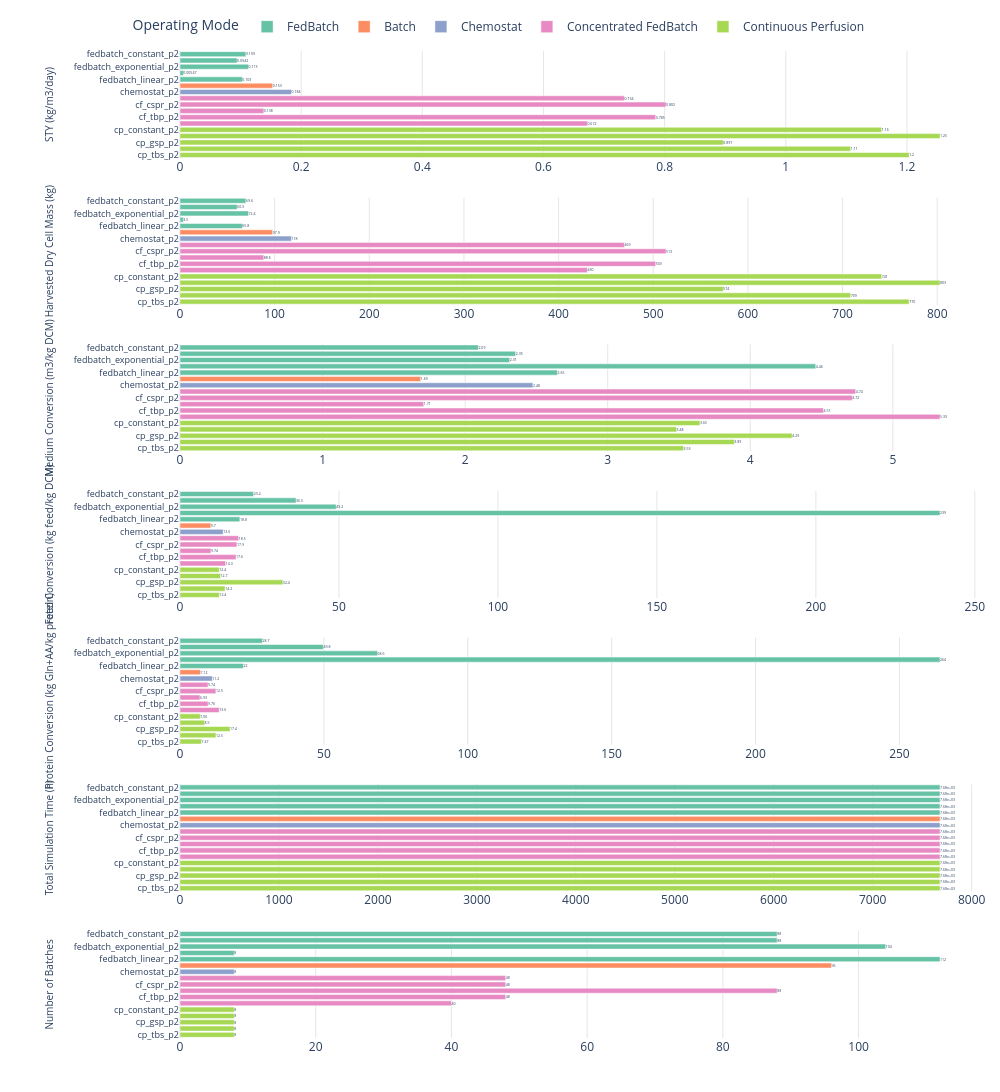

The cell this chart's notebook holds for it:
### Markdown cell above
### 4.2 Horizontal KPI bar charts

### Code cell
# Alternative horizontal orientation for better label readability (if labels are long)
import plotly.graph_objects as go
from plotly.subplots import make_subplots

if "plot_cols" not in globals() or not plot_cols:
    raise ValueError("No KPI columns available to plot.")

n_plots = len(plot_cols)
fig = make_subplots(
    rows=n_plots,
    cols=1,
    shared_xaxes=False,
    shared_yaxes=False,
    vertical_spacing=0.04,
)

for row, col in enumerate(plot_cols, start=1):
    for mode in mode_order:
        sub = plot_data_ordered.loc[plot_data_ordered["mode"] == mode, ["short_label", col]].copy()
        sub[col] = sub[col].astype(float)

        fig.add_trace(
            go.Bar(
                x=sub[col],
                y=sub["short_label"],
                orientation="h",
                name=mode,
                marker_color=mode_colors[mode],
                text=[f"{v:.3g}" for v in sub[col]],
                textposition="outside",
                cliponaxis=False,
                showlegend=(row == 1),
                hovertemplate=(
                    "<b>%{y}</b><br>"
                    + f"{KPI_LABELS_MAIN[col]}: "
                    + "%{x:.4g}<br>"
                    + f"Mode: {mode}<extra></extra>"
                ),
            ),
            row=row,
            col=1,
        )

    fig.update_xaxes(
        title_text="",
        row=row,
        col=1,
        showgrid=True,
        gridcolor="rgba(0,0,0,0.10)",
    )
    fig.update_yaxes(
        title_text=KPI_LABELS_MAIN[col],
        title_standoff=18,
        row=row,
        col=1,
        categoryorder="array",
        categoryarray=category_order_horizontal,
        automargin=True,
        tickfont=dict(size=9),
        title_font=dict(size=10),
    )

fig.update_layout(
    height=max(480, 200 * n_plots + 20 * len(plot_data_ordered)),
    width=1000,
    bargap=0.2,
    legend_title_text="Operating Mode",
    legend=dict(
        orientation="h",
        yanchor="bottom",
        y=1.01,
        xanchor="center",
        x=0.4,
    ),
    margin=dict(l=180, r=20, t=20, b=20),
    template="plotly_white",
)

fig.show()

### Figure 1 — Plotly figure (JSON) as saved in the notebook; plotly's stock layout.template omitted (floating-point values rounded to 4 significant figures)
{"data": [{"cliponaxis": false, "hovertemplate": "<b>%{y}</b><br>STY (kg/m3/day): %{x:.4g}<br>Mode: FedBatch<extra></extra>", "marker": {"color": "rgb(102,194,165)"}, "name": "FedBatch", "orientation": "h", "showlegend": true, "text": ["0.109", "0.0942", "0.113", "0.00547", "0.103"], "textposition": "outside", "type": "bar", "x": [0.1087, 0.09425, 0.1131, 0.005473, 0.1029], "xaxis": "x", "y": ["fedbatch_constant_p2", "fedbatch_csfr_p2", "fedbatch_exponential_p2", "fedbatch_gsp_p2", "fedbatch_linear_p2"], "yaxis": "y"}, {"cliponaxis": false, "hovertemplate": "<b>%{y}</b><br>STY (kg/m3/day): %{x:.4g}<br>Mode: Batch<extra></extra>", "marker": {"color": "rgb(252,141,98)"}, "name": "Batch", "orientation": "h", "showlegend": true, "text": ["0.153"], "textposition": "outside", "type": "bar", "x": [0.153], "xaxis": "x", "y": ["batch_p2"], "yaxis": "y"}, {"cliponaxis": false, "hovertemplate": "<b>%{y}</b><br>STY (kg/m3/day): %{x:.4g}<br>Mode: Chemostat<extra></extra>", "marker": {"color": "rgb(141,160,203)"}, "name": "Chemostat", "orientation": "h", "showlegend": true, "text": ["0.184"], "textposition": "outside", "type": "bar", "x": [0.184], "xaxis": "x", "y": ["chemostat_p2"], "yaxis": "y"}, {"cliponaxis": false, "hovertemplate": "<b>%{y}</b><br>STY (kg/m3/day): %{x:.4g}<br>Mode: Concentrated FedBatch<extra></extra>", "marker": {"color": "rgb(231,138,195)"}, "name": "Concentrated FedBatch", "orientation": "h", "showlegend": true, "text": ["0.734", "0.802", "0.138", "0.785", "0.672"], "textposition": "outside", "type": "bar", "x": [0.7336, 0.8023, 0.1384, 0.7853, 0.6725], "xaxis": "x", "y": ["cf_constant_p2", "cf_cspr_p2", "cf_gsp_p2", "cf_tbp_p2", "cf_tbs_p2"], "yaxis": "y"}, {"cliponaxis": false, "hovertemplate": "<b>%{y}</b><br>STY (kg/m3/day): %{x:.4g}<br>Mode: Continuous Perfusion<extra></extra>", "marker": {"color": "rgb(166,216,84)"}, "name": "Continuous Perfusion", "orientation": "h", "showlegend": true, "text": ["1.16", "1.25", "0.897", "1.11", "1.2"], "textposition": "outside", "type": "bar", "x": [1.158, 1.255, 0.8969, 1.107, 1.204], "xaxis": "x", "y": ["cp_constant_p2", "cp_cspr_p2", "cp_gsp_p2", "cp_tbp_p2", "cp_tbs_p2"], "yaxis": "y"}, {"cliponaxis": false, "hovertemplate": "<b>%{y}</b><br>Harvested Dry Cell Mass (kg): %{x:.4g}<br>Mode: FedBatch<extra></extra>", "marker": {"color": "rgb(102,194,165)"}, "name": "FedBatch", "orientation": "h", "showlegend": false, "text": ["69.6", "60.3", "72.4", "3.5", "65.8"], "textposition": "outside", "type": "bar", "x": [69.59, 60.32, 72.4, 3.502, 65.83], "xaxis": "x2", "y": ["fedbatch_constant_p2", "fedbatch_csfr_p2", "fedbatch_exponential_p2", "fedbatch_gsp_p2", "fedbatch_linear_p2"], "yaxis": "y2"}, {"cliponaxis": false, "hovertemplate": "<b>%{y}</b><br>Harvested Dry Cell Mass (kg): %{x:.4g}<br>Mode: Batch<extra></extra>", "marker": {"color": "rgb(252,141,98)"}, "name": "Batch", "orientation": "h", "showlegend": false, "text": ["97.9"], "textposition": "outside", "type": "bar", "x": [97.9], "xaxis": "x2", "y": ["batch_p2"], "yaxis": "y2"}, {"cliponaxis": false, "hovertemplate": "<b>%{y}</b><br>Harvested Dry Cell Mass (kg): %{x:.4g}<br>Mode: Chemostat<extra></extra>", "marker": {"color": "rgb(141,160,203)"}, "name": "Chemostat", "orientation": "h", "showlegend": false, "text": ["118"], "textposition": "outside", "type": "bar", "x": [117.8], "xaxis": "x2", "y": ["chemostat_p2"], "yaxis": "y2"}, {"cliponaxis": false, "hovertemplate": "<b>%{y}</b><br>Harvested Dry Cell Mass (kg): %{x:.4g}<br>Mode: Concentrated FedBatch<extra></extra>", "marker": {"color": "rgb(231,138,195)"}, "name": "Concentrated FedBatch", "orientation": "h", "showlegend": false, "text": ["469", "513", "88.6", "503", "430"], "textposition": "outside", "type": "bar", "x": [469.5, 513.4, 88.55, 502.6, 430.4], "xaxis": "x2", "y": ["cf_constant_p2", "cf_cspr_p2", "cf_gsp_p2", "cf_tbp_p2", "cf_tbs_p2"], "yaxis": "y2"}, {"cliponaxis": false, "hovertemplate": "<b>%{y}</b><br>Harvested Dry Cell Mass (kg): %{x:.4g}<br>Mode: Continuous Perfusion<extra></extra>", "marker": {"color": "rgb(166,216,84)"}, "name": "Continuous Perfusion", "orientation": "h", "showlegend": false, "text": ["741", "803", "574", "709", "770"], "textposition": "outside", "type": "bar", "x": [741.3, 802.9, 574.0, 708.5, 770.3], "xaxis": "x2", "y": ["cp_constant_p2", "cp_cspr_p2", "cp_gsp_p2", "cp_tbp_p2", "cp_tbs_p2"], "yaxis": "y2"}, {"cliponaxis": false, "hovertemplate": "<b>%{y}</b><br>Medium Conversion (m3/kg DCM): %{x:.4g}<br>Mode: FedBatch<extra></extra>", "marker": {"color": "rgb(102,194,165)"}, "name": "FedBatch", "orientation": "h", "showlegend": false, "text": ["2.09", "2.35", "2.31", "4.46", "2.65"], "textposition": "outside", "type": "bar", "x": [2.093, 2.354, 2.313, 4.459, 2.647], "xaxis": "x3", "y": ["fedbatch_constant_p2", "fedbatch_csfr_p2", "fedbatch_exponential_p2", "fedbatch_gsp_p2", "fedbatch_linear_p2"], "yaxis": "y3"}, {"cliponaxis": false, "hovertemplate": "<b>%{y}</b><br>Medium Conversion (m3/kg DCM): %{x:.4g}<br>Mode: Batch<extra></extra>", "marker": {"color": "rgb(252,141,98)"}, "name": "Batch", "orientation": "h", "showlegend": false, "text": ["1.69"], "textposition": "outside", "type": "bar", "x": [1.688], "xaxis": "x3", "y": ["batch_p2"], "yaxis": "y3"}, {"cliponaxis": false, "hovertemplate": "<b>%{y}</b><br>Medium Conversion (m3/kg DCM): %{x:.4g}<br>Mode: Chemostat<extra></extra>", "marker": {"color": "rgb(141,160,203)"}, "name": "Chemostat", "orientation": "h", "showlegend": false, "text": ["2.48"], "textposition": "outside", "type": "bar", "x": [2.475], "xaxis": "x3", "y": ["chemostat_p2"], "yaxis": "y3"}, {"cliponaxis": false, "hovertemplate": "<b>%{y}</b><br>Medium Conversion (m3/kg DCM): %{x:.4g}<br>Mode: Concentrated FedBatch<extra></extra>", "marker": {"color": "rgb(231,138,195)"}, "name": "Concentrated FedBatch", "orientation": "h", "showlegend": false, "text": ["4.74", "4.72", "1.71", "4.51", "5.33"], "textposition": "outside", "type": "bar", "x": [4.739, 4.716, 1.71, 4.513, 5.331], "xaxis": "x3", "y": ["cf_constant_p2", "cf_cspr_p2", "cf_gsp_p2", "cf_tbp_p2", "cf_tbs_p2"], "yaxis": "y3"}, {"cliponaxis": false, "hovertemplate": "<b>%{y}</b><br>Medium Conversion (m3/kg DCM): %{x:.4g}<br>Mode: Continuous Perfusion<extra></extra>", "marker": {"color": "rgb(166,216,84)"}, "name": "Continuous Perfusion", "orientation": "h", "showlegend": false, "text": ["3.65", "3.48", "4.29", "3.89", "3.53"], "textposition": "outside", "type": "bar", "x": [3.647, 3.483, 4.294, 3.888, 3.532], "xaxis": "x3", "y": ["cp_constant_p2", "cp_cspr_p2", "cp_gsp_p2", "cp_tbp_p2", "cp_tbs_p2"], "yaxis": "y3"}, {"cliponaxis": false, "hovertemplate": "<b>%{y}</b><br>Feed Conversion (kg feed/kg DCM): %{x:.4g}<br>Mode: FedBatch<extra></extra>", "marker": {"color": "rgb(102,194,165)"}, "name": "FedBatch", "orientation": "h", "showlegend": false, "text": ["23.2", "36.5", "49.2", "239", "18.8"], "textposition": "outside", "type": "bar", "x": [23.15, 36.51, 49.15, 239.0, 18.83], "xaxis": "x4", "y": ["fedbatch_constant_p2", "fedbatch_csfr_p2", "fedbatch_exponential_p2", "fedbatch_gsp_p2", "fedbatch_linear_p2"], "yaxis": "y4"}, {"cliponaxis": false, "hovertemplate": "<b>%{y}</b><br>Feed Conversion (kg feed/kg DCM): %{x:.4g}<br>Mode: Batch<extra></extra>", "marker": {"color": "rgb(252,141,98)"}, "name": "Batch", "orientation": "h", "showlegend": false, "text": ["9.7"], "textposition": "outside", "type": "bar", "x": [9.699], "xaxis": "x4", "y": ["batch_p2"], "yaxis": "y4"}, {"cliponaxis": false, "hovertemplate": "<b>%{y}</b><br>Feed Conversion (kg feed/kg DCM): %{x:.4g}<br>Mode: Chemostat<extra></extra>", "marker": {"color": "rgb(141,160,203)"}, "name": "Chemostat", "orientation": "h", "showlegend": false, "text": ["13.6"], "textposition": "outside", "type": "bar", "x": [13.57], "xaxis": "x4", "y": ["chemostat_p2"], "yaxis": "y4"}, {"cliponaxis": false, "hovertemplate": "<b>%{y}</b><br>Feed Conversion (kg feed/kg DCM): %{x:.4g}<br>Mode: Concentrated FedBatch<extra></extra>", "marker": {"color": "rgb(231,138,195)"}, "name": "Concentrated FedBatch", "orientation": "h", "showlegend": false, "text": ["18.5", "17.9", "9.74", "17.6", "14.3"], "textposition": "outside", "type": "bar", "x": [18.46, 17.9, 9.745, 17.61, 14.35], "xaxis": "x4", "y": ["cf_constant_p2", "cf_cspr_p2", "cf_gsp_p2", "cf_tbp_p2", "cf_tbs_p2"], "yaxis": "y4"}, {"cliponaxis": false, "hovertemplate": "<b>%{y}</b><br>Feed Conversion (kg feed/kg DCM): %{x:.4g}<br>Mode: Continuous Perfusion<extra></extra>", "marker": {"color": "rgb(166,216,84)"}, "name": "Continuous Perfusion", "orientation": "h", "showlegend": false, "text": ["12.4", "12.7", "32.4", "14.2", "12.4"], "textposition": "outside", "type": "bar", "x": [12.36, 12.74, 32.35, 14.19, 12.37], "xaxis": "x4", "y": ["cp_constant_p2", "cp_cspr_p2", "cp_gsp_p2", "cp_tbp_p2", "cp_tbs_p2"], "yaxis": "y4"}, {"cliponaxis": false, "hovertemplate": "<b>%{y}</b><br>Protein Conversion (kg Gln+AA/kg protein): %{x:.4g}<br>Mode: FedBatch<extra></extra>", "marker": {"color": "rgb(102,194,165)"}, "name": "FedBatch", "orientation": "h", "showlegend": false, "text": ["28.7", "49.8", "68.6", "264", "22"], "textposition": "outside", "type": "bar", "x": [28.68, 49.82, 68.64, 264.1, 22.05], "xaxis": "x5", "y": ["fedbatch_constant_p2", "fedbatch_csfr_p2", "fedbatch_exponential_p2", "fedbatch_gsp_p2", "fedbatch_linear_p2"], "yaxis": "y5"}, {"cliponaxis": false, "hovertemplate": "<b>%{y}</b><br>Protein Conversion (kg Gln+AA/kg protein): %{x:.4g}<br>Mode: Batch<extra></extra>", "marker": {"color": "rgb(252,141,98)"}, "name": "Batch", "orientation": "h", "showlegend": false, "text": ["7.12"], "textposition": "outside", "type": "bar", "x": [7.115], "xaxis": "x5", "y": ["batch_p2"], "yaxis": "y5"}, {"cliponaxis": false, "hovertemplate": "<b>%{y}</b><br>Protein Conversion (kg Gln+AA/kg protein): %{x:.4g}<br>Mode: Chemostat<extra></extra>", "marker": {"color": "rgb(141,160,203)"}, "name": "Chemostat", "orientation": "h", "showlegend": false, "text": ["11.2"], "textposition": "outside", "type": "bar", "x": [11.24], "xaxis": "x5", "y": ["chemostat_p2"], "yaxis": "y5"}, {"cliponaxis": false, "hovertemplate": "<b>%{y}</b><br>Protein Conversion (kg Gln+AA/kg protein): %{x:.4g}<br>Mode: Concentrated FedBatch<extra></extra>", "marker": {"color": "rgb(231,138,195)"}, "name": "Concentrated FedBatch", "orientation": "h", "showlegend": false, "text": ["9.74", "12.5", "6.93", "9.76", "13.6"], "textposition": "outside", "type": "bar", "x": [9.744, 12.47, 6.928, 9.756, 13.64], "xaxis": "x5", "y": ["cf_constant_p2", "cf_cspr_p2", "cf_gsp_p2", "cf_tbp_p2", "cf_tbs_p2"], "yaxis": "y5"}, {"cliponaxis": false, "hovertemplate": "<b>%{y}</b><br>Protein Conversion (kg Gln+AA/kg protein): %{x:.4g}<br>Mode: Continuous Perfusion<extra></extra>", "marker": {"color": "rgb(166,216,84)"}, "name": "Continuous Perfusion", "orientation": "h", "showlegend": false, "text": ["7.06", "8.5", "17.4", "12.5", "7.47"], "textposition": "outside", "type": "bar", "x": [7.058, 8.501, 17.39, 12.5, 7.466], "xaxis": "x5", "y": ["cp_constant_p2", "cp_cspr_p2", "cp_gsp_p2", "cp_tbp_p2", "cp_tbs_p2"], "yaxis": "y5"}, {"cliponaxis": false, "hovertemplate": "<b>%{y}</b><br>Total Simulation Time (h): %{x:.4g}<br>Mode: FedBatch<extra></extra>", "marker": {"color": "rgb(102,194,165)"}, "name": "FedBatch", "orientation": "h", "showlegend": false, "text": ["7.68e+03", "7.68e+03", "7.68e+03", "7.68e+03", "7.68e+03"], "textposition": "outside", "type": "bar", "x": [7680.0, 7680.0, 7680.0, 7680.0, 7680.0], "xaxis": "x6", "y": ["fedbatch_constant_p2", "fedbatch_csfr_p2", "fedbatch_exponential_p2", "fedbatch_gsp_p2", "fedbatch_linear_p2"], "yaxis": "y6"}, {"cliponaxis": false, "hovertemplate": "<b>%{y}</b><br>Total Simulation Time (h): %{x:.4g}<br>Mode: Batch<extra></extra>", "marker": {"color": "rgb(252,141,98)"}, "name": "Batch", "orientation": "h", "showlegend": false, "text": ["7.68e+03"], "textposition": "outside", "type": "bar", "x": [7680.0], "xaxis": "x6", "y": ["batch_p2"], "yaxis": "y6"}, {"cliponaxis": false, "hovertemplate": "<b>%{y}</b><br>Total Simulation Time (h): %{x:.4g}<br>Mode: Chemostat<extra></extra>", "marker": {"color": "rgb(141,160,203)"}, "name": "Chemostat", "orientation": "h", "showlegend": false, "text": ["7.68e+03"], "textposition": "outside", "type": "bar", "x": [7680.0], "xaxis": "x6", "y": ["chemostat_p2"], "yaxis": "y6"}, {"cliponaxis": false, "hovertemplate": "<b>%{y}</b><br>Total Simulation Time (h): %{x:.4g}<br>Mode: Concentrated FedBatch<extra></extra>", "marker": {"color": "rgb(231,138,195)"}, "name": "Concentrated FedBatch", "orientation": "h", "showlegend": false, "text": ["7.68e+03", "7.68e+03", "7.68e+03", "7.68e+03", "7.68e+03"], "textposition": "outside", "type": "bar", "x": [7680.0, 7680.0, 7680.0, 7680.0, 7680.0], "xaxis": "x6", "y": ["cf_constant_p2", "cf_cspr_p2", "cf_gsp_p2", "cf_tbp_p2", "cf_tbs_p2"], "yaxis": "y6"}, {"cliponaxis": false, "hovertemplate": "<b>%{y}</b><br>Total Simulation Time (h): %{x:.4g}<br>Mode: Continuous Perfusion<extra></extra>", "marker": {"color": "rgb(166,216,84)"}, "name": "Continuous Perfusion", "orientation": "h", "showlegend": false, "text": ["7.68e+03", "7.68e+03", "7.68e+03", "7.68e+03", "7.68e+03"], "textposition": "outside", "type": "bar", "x": [7680.0, 7680.0, 7680.0, 7680.0, 7680.0], "xaxis": "x6", "y": ["cp_constant_p2", "cp_cspr_p2", "cp_gsp_p2", "cp_tbp_p2", "cp_tbs_p2"], "yaxis": "y6"}, {"cliponaxis": false, "hovertemplate": "<b>%{y}</b><br>Number of Batches: %{x:.4g}<br>Mode: FedBatch<extra></extra>", "marker": {"color": "rgb(102,194,165)"}, "name": "FedBatch", "orientation": "h", "showlegend": false, "text": ["88", "88", "104", "8", "112"], "textposition": "outside", "type": "bar", "x": [88.0, 88.0, 104.0, 8.0, 112.0], "xaxis": "x7", "y": ["fedbatch_constant_p2", "fedbatch_csfr_p2", "fedbatch_exponential_p2", "fedbatch_gsp_p2", "fedbatch_linear_p2"], "yaxis": "y7"}, {"cliponaxis": false, "hovertemplate": "<b>%{y}</b><br>Number of Batches: %{x:.4g}<br>Mode: Batch<extra></extra>", "marker": {"color": "rgb(252,141,98)"}, "name": "Batch", "orientation": "h", "showlegend": false, "text": ["96"], "textposition": "outside", "type": "bar", "x": [96.0], "xaxis": "x7", "y": ["batch_p2"], "yaxis": "y7"}, {"cliponaxis": false, "hovertemplate": "<b>%{y}</b><br>Number of Batches: %{x:.4g}<br>Mode: Chemostat<extra></extra>", "marker": {"color": "rgb(141,160,203)"}, "name": "Chemostat", "orientation": "h", "showlegend": false, "text": ["8"], "textposition": "outside", "type": "bar", "x": [8.0], "xaxis": "x7", "y": ["chemostat_p2"], "yaxis": "y7"}, {"cliponaxis": false, "hovertemplate": "<b>%{y}</b><br>Number of Batches: %{x:.4g}<br>Mode: Concentrated FedBatch<extra></extra>", "marker": {"color": "rgb(231,138,195)"}, "name": "Concentrated FedBatch", "orientation": "h", "showlegend": false, "text": ["48", "48", "88", "48", "40"], "textposition": "outside", "type": "bar", "x": [48.0, 48.0, 88.0, 48.0, 40.0], "xaxis": "x7", "y": ["cf_constant_p2", "cf_cspr_p2", "cf_gsp_p2", "cf_tbp_p2", "cf_tbs_p2"], "yaxis": "y7"}, {"cliponaxis": false, "hovertemplate": "<b>%{y}</b><br>Number of Batches: %{x:.4g}<br>Mode: Continuous Perfusion<extra></extra>", "marker": {"color": "rgb(166,216,84)"}, "name": "Continuous Perfusion", "orientation": "h", "showlegend": false, "text": ["8", "8", "8", "8", "8"], "textposition": "outside", "type": "bar", "x": [8.0, 8.0, 8.0, 8.0, 8.0], "xaxis": "x7", "y": ["cp_constant_p2", "cp_cspr_p2", "cp_gsp_p2", "cp_tbp_p2", "cp_tbs_p2"], "yaxis": "y7"}], "layout": {"bargap": 0.2, "height": 1740, "legend": {"orientation": "h", "title": {"text": "Operating Mode"}, "x": 0.4, "xanchor": "center", "y": 1.01, "yanchor": "bottom"}, "margin": {"b": 20, "l": 180, "r": 20, "t": 20}, "width": 1000, "xaxis": {"anchor": "y", "domain": [0, 1], "gridcolor": "rgba(0,0,0,0.10)", "showgrid": true, "title": {"text": ""}}, "xaxis2": {"anchor": "y2", "domain": [0, 1], "gridcolor": "rgba(0,0,0,0.10)", "showgrid": true, "title": {"text": ""}}, "xaxis3": {"anchor": "y3", "domain": [0, 1], "gridcolor": "rgba(0,0,0,0.10)", "showgrid": true, "title": {"text": ""}}, "xaxis4": {"anchor": "y4", "domain": [0, 1], "gridcolor": "rgba(0,0,0,0.10)", "showgrid": true, "title": {"text": ""}}, "xaxis5": {"anchor": "y5", "domain": [0, 1], "gridcolor": "rgba(0,0,0,0.10)", "showgrid": true, "title": {"text": ""}}, "xaxis6": {"anchor": "y6", "domain": [0, 1], "gridcolor": "rgba(0,0,0,0.10)", "showgrid": true, "title": {"text": ""}}, "xaxis7": {"anchor": "y7", "domain": [0, 1], "gridcolor": "rgba(0,0,0,0.10)", "showgrid": true, "title": {"text": ""}}, "yaxis": {"anchor": "x", "automargin": true, "categoryarray": ["cp_tbs_p2", "cp_tbp_p2", "cp_gsp_p2", "cp_cspr_p2", "cp_constant_p2", "cf_tbs_p2", "cf_tbp_p2", "cf_gsp_p2", "cf_cspr_p2", "cf_constant_p2", "chemostat_p2", "batch_p2", "fedbatch_linear_p2", "fedbatch_gsp_p2", "fedbatch_exponential_p2", "fedbatch_csfr_p2", "fedbatch_constant_p2"], "categoryorder": "array", "domain": [0.8914, 1], "tickfont": {"size": 9}, "title": {"font": {"size": 10}, "standoff": 18, "text": "STY (kg/m3/day)"}}, "yaxis2": {"anchor": "x2", "automargin": true, "categoryarray": ["cp_tbs_p2", "cp_tbp_p2", "cp_gsp_p2", "cp_cspr_p2", "cp_constant_p2", "cf_tbs_p2", "cf_tbp_p2", "cf_gsp_p2", "cf_cspr_p2", "cf_constant_p2", "chemostat_p2", "batch_p2", "fedbatch_linear_p2", "fedbatch_gsp_p2", "fedbatch_exponential_p2", "fedbatch_csfr_p2", "fedbatch_constant_p2"], "categoryorder": "array", "domain": [0.7429, 0.8514], "tickfont": {"size": 9}, "title": {"font": {"size": 10}, "standoff": 18, "text": "Harvested Dry Cell Mass (kg)"}}, "yaxis3": {"anchor": "x3", "automargin": true, "categoryarray": ["cp_tbs_p2", "cp_tbp_p2", "cp_gsp_p2", "cp_cspr_p2", "cp_constant_p2", "cf_tbs_p2", "cf_tbp_p2", "cf_gsp_p2", "cf_cspr_p2", "cf_constant_p2", "chemostat_p2", "batch_p2", "fedbatch_linear_p2", "fedbatch_gsp_p2", "fedbatch_exponential_p2", "fedbatch_csfr_p2", "fedbatch_constant_p2"], "categoryorder": "array", "domain": [0.5943, 0.7029], "tickfont": {"size": 9}, "title": {"font": {"size": 10}, "standoff": 18, "text": "Medium Conversion (m3/kg DCM)"}}, "yaxis4": {"anchor": "x4", "automargin": true, "categoryarray": ["cp_tbs_p2", "cp_tbp_p2", "cp_gsp_p2", "cp_cspr_p2", "cp_constant_p2", "cf_tbs_p2", "cf_tbp_p2", "cf_gsp_p2", "cf_cspr_p2", "cf_constant_p2", "chemostat_p2", "batch_p2", "fedbatch_linear_p2", "fedbatch_gsp_p2", "fedbatch_exponential_p2", "fedbatch_csfr_p2", "fedbatch_constant_p2"], "categoryorder": "array", "domain": [0.4457, 0.5543], "tickfont": {"size": 9}, "title": {"font": {"size": 10}, "standoff": 18, "text": "Feed Conversion (kg feed/kg DCM)"}}, "yaxis5": {"anchor": "x5", "automargin": true, "categoryarray": ["cp_tbs_p2", "cp_tbp_p2", "cp_gsp_p2", "cp_cspr_p2", "cp_constant_p2", "cf_tbs_p2", "cf_tbp_p2", "cf_gsp_p2", "cf_cspr_p2", "cf_constant_p2", "chemostat_p2", "batch_p2", "fedbatch_linear_p2", "fedbatch_gsp_p2", "fedbatch_exponential_p2", "fedbatch_csfr_p2", "fedbatch_constant_p2"], "categoryorder": "array", "domain": [0.2971, 0.4057], "tickfont": {"size": 9}, "title": {"font": {"size": 10}, "standoff": 18, "text": "Protein Conversion (kg Gln+AA/kg protein)"}}, "yaxis6": {"anchor": "x6", "automargin": true, "categoryarray": ["cp_tbs_p2", "cp_tbp_p2", "cp_gsp_p2", "cp_cspr_p2", "cp_constant_p2", "cf_tbs_p2", "cf_tbp_p2", "cf_gsp_p2", "cf_cspr_p2", "cf_constant_p2", "chemostat_p2", "batch_p2", "fedbatch_linear_p2", "fedbatch_gsp_p2", "fedbatch_exponential_p2", "fedbatch_csfr_p2", "fedbatch_constant_p2"], "categoryorder": "array", "domain": [0.1486, 0.2571], "tickfont": {"size": 9}, "title": {"font": {"size": 10}, "standoff": 18, "text": "Total Simulation Time (h)"}}, "yaxis7": {"anchor": "x7", "automargin": true, "categoryarray": ["cp_tbs_p2", "cp_tbp_p2", "cp_gsp_p2", "cp_cspr_p2", "cp_constant_p2", "cf_tbs_p2", "cf_tbp_p2", "cf_gsp_p2", "cf_cspr_p2", "cf_constant_p2", "chemostat_p2", "batch_p2", "fedbatch_linear_p2", "fedbatch_gsp_p2", "fedbatch_exponential_p2", "fedbatch_csfr_p2", "fedbatch_constant_p2"], "categoryorder": "array", "domain": [0, 0.1086], "tickfont": {"size": 9}, "title": {"font": {"size": 10}, "standoff": 18, "text": "Number of Batches"}}}}
